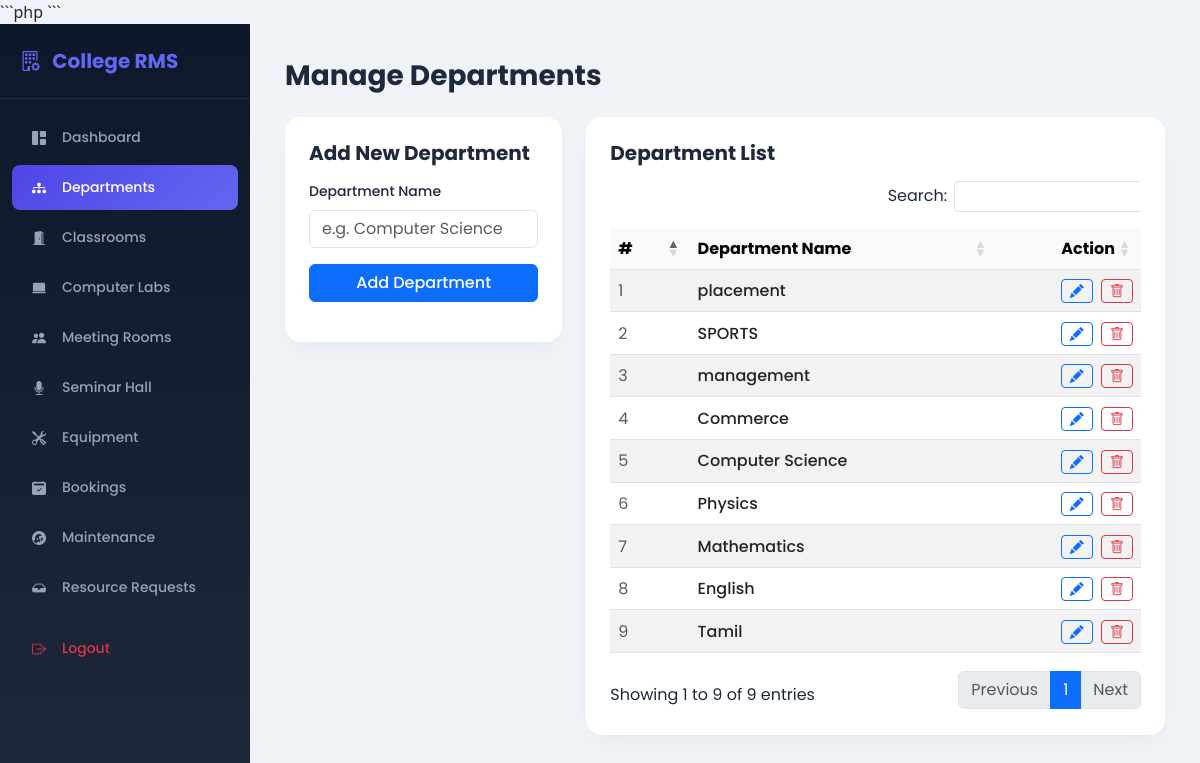
Page /departments.php (signed in) on the committed database.
### tables this page shows
CREATE TABLE `departments` (
  `id` int(11) NOT NULL,
  `dept_code` varchar(20) NOT NULL,
  `dept_name` varchar(100) NOT NULL
);

### departments.php (the view, shortened to what this page needs)
<?php
include 'db.php';
$conn->query("CREATE TABLE IF NOT EXISTS departments (
    id INT AUTO_INCREMENT PRIMARY KEY,
    dept_code VARCHAR(20),
    dept_name VARCHAR(100) NOT NULL
)");
$result = $conn->query("SELECT * FROM departments ORDER BY id DESC");
?>
<!DOCTYPE html>
<html lang="en">
<head>
    <link rel="stylesheet" href="https://cdn.jsdelivr.net/npm/bootstrap@5.3.0/dist/css/bootstrap.min.css">
    <link rel="stylesheet" href="https://cdn.jsdelivr.net/npm/bootstrap-icons@1.10.5/font/bootstrap-icons.css">
    <link rel="stylesheet" href="https://cdn.datatables.net/1.13.6/css/dataTables.bootstrap5.min.css">
    <link rel="stylesheet" href="https://cdn.datatables.net/buttons/2.4.1/css/buttons.bootstrap5.min.css">
    <link rel="stylesheet" href="mobile_view.css">
</head>
<body>
<div class="d-flex">
    <div class="sidebar">
        <div class="brand"><i class="bi bi-building-gear me-2"></i> College RMS</div>
        <div class="mt-3">
            <a href="dashboard.php"><i class="bi bi-grid-1x2-fill me-3"></i> Dashboard</a>
            <a href="departments.php" class="active"><i class="bi bi-diagram-3-fill me-3"></i> Departments</a>
            <a href="resources.php?type=Classroom"><i class="bi bi-door-open-fill me-3"></i> Classrooms</a>
            <a href="resources.php?type=Computer Lab"><i class="bi bi-laptop-fill me-3"></i> Computer Labs</a>
            <a href="resources.php?type=Meeting Room"><i class="bi bi-people-fill me-3"></i> Meeting Rooms</a>
            <a href="resources.php?type=Seminar Hall"><i class="bi bi-mic-fill me-3"></i> Seminar Hall</a>
            <a href="resources.php?type=Equipment"><i class="bi bi-tools me-3"></i> Equipment</a>
            <a href="bookings.php"><i class="bi bi-calendar2-check-fill me-3"></i> Bookings</a>
            <a href="maintenance.php"><i class="bi bi-wrench-adjustable-circle-fill me-3"></i> Maintenance</a>
            <a href="resource_requests.php"><i class="bi bi-inbox-fill me-3"></i> Resource Requests</a>
            <a href="logout.php" class="text-danger mt-3"><i class="bi bi-box-arrow-right me-3"></i> Logout</a>
        </div>
    </div>
    <div class="main-content flex-grow-1">
        <h3 class="fw-bold mb-4">Manage Departments</h3>
        <div class="row g-4">
            <div class="col-md-4">
                <div class="card-box p-4">
                    <h5 class="fw-bold mb-3">Add New Department</h5>
                    <form method="POST">
                        <div class="mb-3">
                            <label class="form-label small fw-medium">Department Name</label>
                            <input type="text" name="dept_name" class="form-control" placeholder="e.g. Computer Science" required>
                        </div>
                        <button type="submit" name="add_dept" class="btn btn-primary w-100 fw-medium">Add Department</button>
                    </form>
                </div>
            </div>
            <div class="col-md-8">
                <div class="card-box p-4">
                    <h5 class="fw-bold mb-3">Department List</h5>
                    <div class="table-responsive mt-3">
                        <table id="deptTable" class="table align-middle table-striped table-hover">
                            <thead class="table-light">
                                <tr>
                                    <th>#</th>
                                    <th>Department Name</th>
                                    <th class="text-end">Action</th>
                                </tr>
                            </thead>
                            <tbody>
                                <?php if ($result && $result->num_rows > 0): ?>
                                    <?php $sno = 1; while ($row = $result->fetch_assoc()):
                                        $deptName = $row['dept_name'] ?? ($row['name'] ?? 'Unknown');
                                    ?>
                                        <tr>
                                            <td class="text-muted"><?php echo $sno++; ?></td>
                                            <td class="fw-medium"><?php echo htmlspecialchars($deptName); ?></td>
                                            <td class="text-end">
                                                <a href="edit_department.php?id=<?php echo $row['id']; ?>" class="btn btn-sm btn-outline-primary me-1" title="Edit"><i class="bi bi-pencil-fill"></i></a>
                                                <a href="departments.php?delete=<?php echo $row['id']; ?>" class="btn btn-sm btn-outline-danger" onclick="return confirm('Delete this department?')" title="Delete"><i class="bi bi-trash"></i></a>
                                            </td>
                                        </tr>
                                    <?php endwhile; ?>
                                <?php else: ?>
                                    <tr>
                                        <td colspan="3" class="text-center text-muted py-3">No departments found.</td>
                                    </tr>
                                <?php endif; ?>
                            </tbody>
                        </table>
                    </div>
                </div>
            </div>
        </div>
    </div>
</div>
</body>
</html>

### departments.php (style rules this page uses)
* { font-family: 'Poppins', sans-serif; }
body { background-color: #f0f3f8; color: #1e293b; }
.sidebar { min-height: 100vh; background: linear-gradient(180deg, #0f172a 0%, #1e293b 100%); color: #fff; width: 250px; position: fixed; }
.sidebar .brand { font-size: 20px; font-weight: 700; padding: 22px 20px; color: #6366f1; border-bottom: 1px solid rgba(255,255,255,0.08); }
.sidebar a { color: #94a3b8; text-decoration: none; padding: 12px 20px; display: flex; align-items: center; font-size: 14px; font-weight: 500; border-radius: 8px; margin: 5px 12px; transition: all 0.3s; }
.sidebar a.active { background: linear-gradient(135deg, #4f46e5 0%, #6366f1 100%); color: #fff; }
.main-content { margin-left: 250px; padding: 35px; }
.card-box { border: none; border-radius: 16px; background: #fff; box-shadow: 0 10px 25px -5px rgba(0,0,0,0.05); }

### rows in the picture
departments: dept_name "placement"
departments: dept_name "SPORTS"
departments: dept_name "management"
departments: dept_name "Commerce"
departments: dept_name "Computer Science"
departments: dept_name "Physics"
departments: dept_name "Mathematics"
departments: dept_name "English"
departments: dept_name "Tamil"
